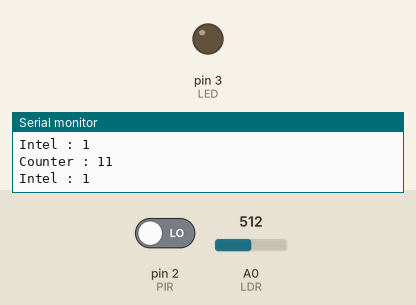
This sketch was run on a simulated Arduino Uno, built with avr-gcc and run on an emulated ATmega328P. Shown: output pins drawn as LEDs (lit = HIGH), the last lines printed to the serial monitor. The test bench sets the inputs (shaded band); at power-on: pin 2 (PIR) LOW, A0 (LDR) = 512.

Above: at 1.2 s.
1.3 s: pin 2 (PIR) driven HIGH
At 2.0 s:
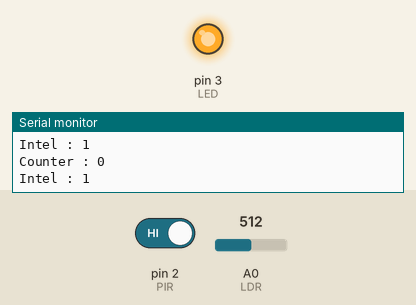
Timing chart, 0 to 4.3 s (numbered marks = the images above; inputs shaded):
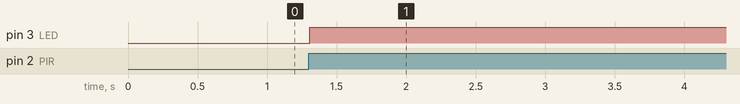

Measured:
- after the input at 1.3 s, pin 3 (LED): LOW → HIGH at once

The sketch:

pir_ldr.ino
```cpp
#define PIR 2
#define LED 3
#define LDR A0
#define MAX 100
#define LDR_THRESHOLD 700


int counter=0;
int intel=LOW;


void setup() {
  // put your setup code here, to run once:
  pinMode(PIR,INPUT);
  pinMode(LED,OUTPUT);
  intel=HIGH;
  Serial.begin(9600);
}

void loop() {
  // put your main code here, to run repeatedly:
  if(intel==HIGH){
    int pir_value=digitalRead(PIR);
    int ldr_value=analogRead(LDR);
    if(pir_value==HIGH && ldr_value<LDR_THRESHOLD){
      digitalWrite(LED,HIGH);
      counter=0;
      //intel=LOW;
    }
    else{
      counter++;
      if(counter>MAX){
        digitalWrite(LED,LOW);
        counter=0;
      }
    }
  }
  delay(100);
  Serial.print("Counter : ");
  Serial.println(counter);
  Serial.print("Intel : ");
  Serial.println(intel);
}
```
